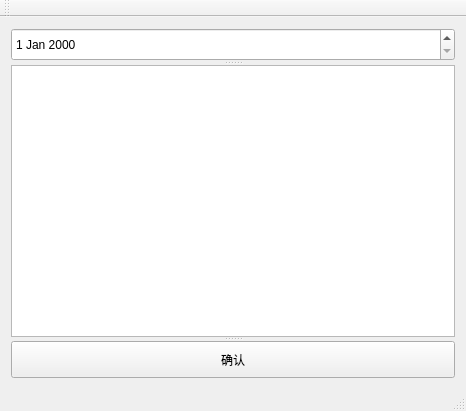
<?xml version="1.0" encoding="UTF-8"?>
<ui version="4.0">
 <class>DailyClass</class>
 <widget class="QMainWindow" name="DailyClass">
  <property name="geometry">
   <rect>
    <x>0</x>
    <y>0</y>
    <width>466</width>
    <height>411</height>
   </rect>
  </property>
  <property name="windowTitle">
   <string>Daily</string>
  </property>
  <widget class="QWidget" name="centralWidget">
   <layout class="QVBoxLayout" name="verticalLayout">
    <item>
     <widget class="QSplitter" name="splitter">
      <property name="orientation">
       <enum>Qt::Vertical</enum>
      </property>
      <widget class="QDateEdit" name="dateEdit"/>
      <widget class="QTextEdit" name="textEdit"/>
      <widget class="QPushButton" name="pushButton">
       <property name="text">
        <string>确认</string>
       </property>
      </widget>
     </widget>
    </item>
   </layout>
  </widget>
  <widget class="QToolBar" name="mainToolBar">
   <attribute name="toolBarArea">
    <enum>TopToolBarArea</enum>
   </attribute>
   <attribute name="toolBarBreak">
    <bool>false</bool>
   </attribute>
  </widget>
  <widget class="QStatusBar" name="statusBar"/>
 </widget>
 <layoutdefault spacing="6" margin="11"/>
 <resources>
  <include location="Daily.qrc"/>
 </resources>
 <connections>
  <connection>
   <sender>pushButton</sender>
   <signal>clicked()</signal>
   <receiver>DailyClass</receiver>
   <slot>UpDateDaile()</slot>
   <hints>
    <hint type="sourcelabel">
     <x>252</x>
     <y>357</y>
    </hint>
    <hint type="destinationlabel">
     <x>283</x>
     <y>380</y>
    </hint>
   </hints>
  </connection>
  <connection>
   <sender>dateEdit</sender>
   <signal>dateChanged(QDate)</signal>
   <receiver>textEdit</receiver>
   <slot>clear()</slot>
   <hints>
    <hint type="sourcelabel">
     <x>429</x>
     <y>45</y>
    </hint>
    <hint type="destinationlabel">
     <x>427</x>
     <y>63</y>
    </hint>
   </hints>
  </connection>
 </connections>
 <slots>
  <slot>UpDateDaile()</slot>
 </slots>
</ui>
